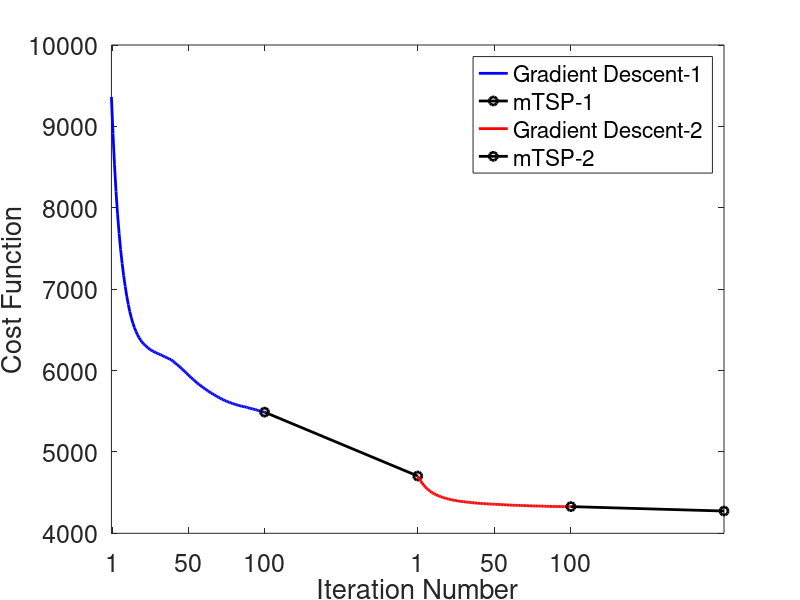

This chart was generated by the following MATLAB code:
set(0,'DefaultAxesFontSize',18) 
 h1=1e3*[    9.3616
    8.9140
    8.5274
    8.1980
    7.9215
    7.6857
    7.4843
    7.3142
    7.1641
    7.0328
    6.9144
    6.8113
    6.7226
    6.6469
    6.5828
    6.5279
    6.4806
    6.4401
    6.4049
    6.3755
    6.3483
    6.3275
    6.3091
    6.2924
    6.2757
    6.2620
    6.2492
    6.2390
    6.2289
    6.2191
    6.2112
    6.2024
    6.1951
    6.1871
    6.1764
    6.1673
    6.1590
    6.1499
    6.1412
    6.1312
    6.1193
    6.1022
    6.0857
    6.0708
    6.0555
    6.0382
    6.0217
    6.0043
    5.9876
    5.9681
    5.9499
    5.9312
    5.9132
    5.8965
    5.8798
    5.8635
    5.8464
    5.8317
    5.8175
    5.8032
    5.7891
    5.7766
    5.7627
    5.7498
    5.7374
    5.7247
    5.7133
    5.7029
    5.6920
    5.6805
    5.6705
    5.6595
    5.6503
    5.6404
    5.6317
    5.6236
    5.6167
    5.6093
    5.6014
    5.5954
    5.5893
    5.5834
    5.5771
    5.5715
    5.5671
    5.5616
    5.5579
    5.5543
    5.5498
    5.5456
    5.5378
    5.5335
    5.5292
    5.5247
    5.5192
    5.5148
    5.5081
    5.5026
    5.4970
    5.4928
    5.4887]';
h2=1e3*[      4.7039
    4.6705
    4.6407
    4.6141
    4.5901
    4.5687
    4.5497
    4.5327
    4.5181
    4.5052
    4.4935
    4.4829
    4.4733
    4.4647
    4.4569
    4.4499
    4.4433
    4.4374
    4.4316
    4.4265
    4.4214
    4.4170
    4.4125
    4.4086
    4.4050
    4.4014
    4.3983
    4.3954
    4.3928
    4.3903
    4.3880
    4.3857
    4.3834
    4.3812
    4.3792
    4.3771
    4.3753
    4.3732
    4.3716
    4.3701
    4.3686
    4.3670
    4.3659
    4.3645
    4.3634
    4.3620
    4.3611
    4.3601
    4.3590
    4.3585
    4.3576
    4.3567
    4.3556
    4.3545
    4.3534
    4.3523
    4.3507
    4.3497
    4.3490
    4.3480
    4.3474
    4.3461
    4.3453
    4.3444
    4.3439
    4.3434
    4.3428
    4.3421
    4.3415
    4.3410
    4.3397
    4.3391
    4.3385
    4.3379
    4.3373
    4.3367
    4.3362
    4.3358
    4.3354
    4.3348
    4.3342
    4.3337
    4.3332
    4.3327
    4.3318
    4.3313
    4.3306
    4.3302
    4.3299
    4.3296
    4.3294
    4.3289
    4.3287
    4.3285
    4.3283
    4.3281
    4.3281
    4.3281
    4.3281
    4.3282
    4.3279]';
h3=1e3*[ 4.2736];

plot(0:100,h1,'b','linewidth',2);
hold on;
plot([100,200],[h1(end),h2(1)],'k-o','linewidth',2);
hold on;
plot(200:300,h2,'r','linewidth',2);
hold on;
plot([300,400],[h2(end),h3(1)],'k-o','linewidth',2);
hold on;
% plot(400:500,h3,'g','linewidth',2);
% hold on;
% title 'Cost Function for Waypoint Control using Gradient Descent and mTSP Algorithms';
xlabel 'Iteration Number';
ylabel 'Cost Function';
legend ('Gradient Descent-1','mTSP-1','Gradient Descent-2','mTSP-2');
set(gca,'xtick',[1,50,100,200,250,300], 'xticklabel',{'1','50','100','1','50','100'});